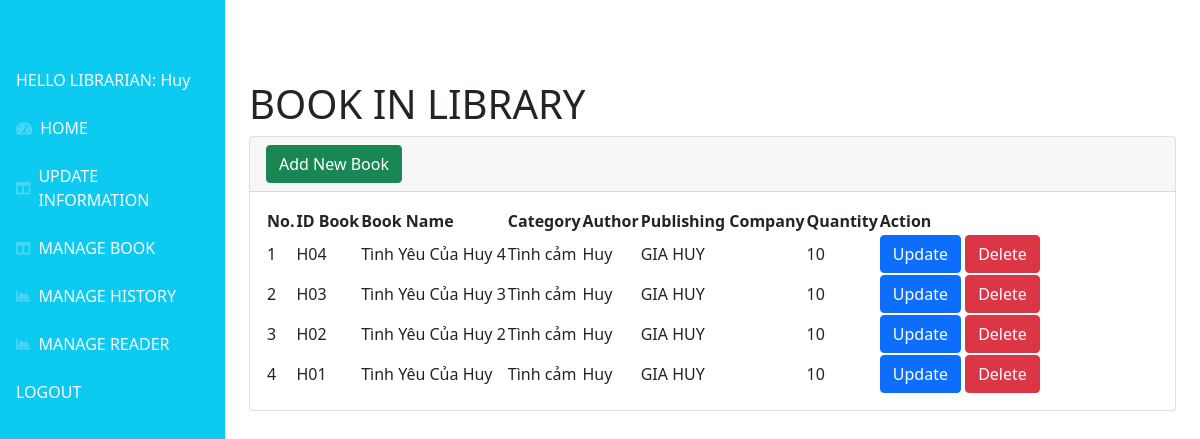
Page /admin/sach.php (signed in) on the committed database.
### tables this page shows
CREATE TABLE `book` (
  `id` int(11) NOT NULL,
  `ten` varchar(250) NOT NULL,
  `nganh` varchar(250) NOT NULL,
  `nhaxb` varchar(250) NOT NULL,
  `soluong` int(11) NOT NULL,
  `tacgia` varchar(250) NOT NULL,
  `masach` varchar(250) NOT NULL,
  `status` int(11) NOT NULL
);

### admin/sach.php (the view, shortened to what this page needs)
<!DOCTYPE html>
<html lang="en">
<head>
    <?php include('inc/head.php') ?>
</head>
<body class="sb-nav-fixed">
        <?php include('inc/header.php') ?>
    <div id="layoutSidenav">
        <div class="d-md-none d-lg-block">
            <?php include('inc/menu.php') ?>
        </div>
        <div id="layoutSidenav_content">
            <main>
                <div class="container-fluid px-4">
                    <h1 class="mt-4">BOOK IN LIBRARY</h1>
                    <div class="card mb-4">
                        <div class="card-header">
                            <button type="button" class="btn btn-success" data-bs-toggle="modal"
                                data-bs-target="#exampleModalAdd">
                                Add New Book
                            </button>
                        </div>
                        <div class="card-body">
                            <table id="datatablesSimple">
                                <thead>
                                    <tr>
                                        <th>No.</th>
                                        <th>ID Book</th>
                                        <th>Book Name</th>
                                        <th>Category</th>
                                        <th>Author</th>
                                        <th>Publishing Company</th>
                                        <th>Quantity</th>
                                        <th>Action</th>
                                    </tr>
                                </thead>
                                <tbody>
                                    <?php
                                    $query = "SELECT * FROM book WHERE status = 1 ORDER BY id DESC";
                                    $result = mysqli_query($connect, $query);
                                    $stt = 1;
                                    while ($arUser = mysqli_fetch_array($result, MYSQLI_ASSOC)) {
                                        $idModelDel = "exampleModalDel" . $arUser["id"];
                                        $idModelEdit = "exampleModalEdit" . $arUser["id"];
                                    ?>
                                    <tr>
                                        <td><?php echo $stt ?></td>
                                        <td><?php echo $arUser["masach"] ?></td>
                                        <td><?php echo $arUser["ten"] ?></td>
                                        <td><?php echo $arUser["nganh"] ?></td>
                                        <td><?php echo $arUser["tacgia"] ?></td>
                                        <td><?php echo $arUser["nhaxb"] ?></td>
                                        <td><?php echo $arUser["soluong"] ?></td>
                                        <td>
                                            <button type="button" class="btn btn-primary" data-bs-toggle="modal"
                                                data-bs-target="#<?php echo $idModelEdit ?>">
                                                Update
                                            </button>
                                            <button type="button" class="btn btn-danger" data-bs-toggle="modal"
                                                data-bs-target="#<?php echo $idModelDel ?>">
                                                Delete
                                            </button>
                                        </td>
                                    </tr>
                                    <?php $stt++;
                                    } ?>
                                </tbody>
                            </table>
                        </div>
                    </div>
                </div>
            </main>
        </div>
    </div>
</body>
</html>

### rows in the picture
book: masach "H04", ten "Tình Yêu Của Huy 4", nganh "Tình cảm", tacgia "Huy", nhaxb "GIA HUY", soluong "10"
book: masach "H03", ten "Tình Yêu Của Huy 3", nganh "Tình cảm", tacgia "Huy", nhaxb "GIA HUY", soluong "10"
book: masach "H02", ten "Tình Yêu Của Huy 2", nganh "Tình cảm", tacgia "Huy", nhaxb "GIA HUY", soluong "10"
book: masach "H01", ten "Tình Yêu Của Huy", nganh "Tình cảm", tacgia "Huy", nhaxb "GIA HUY", soluong "10"

### other values in the picture
$_SESSION['hoten'] "Huy"
